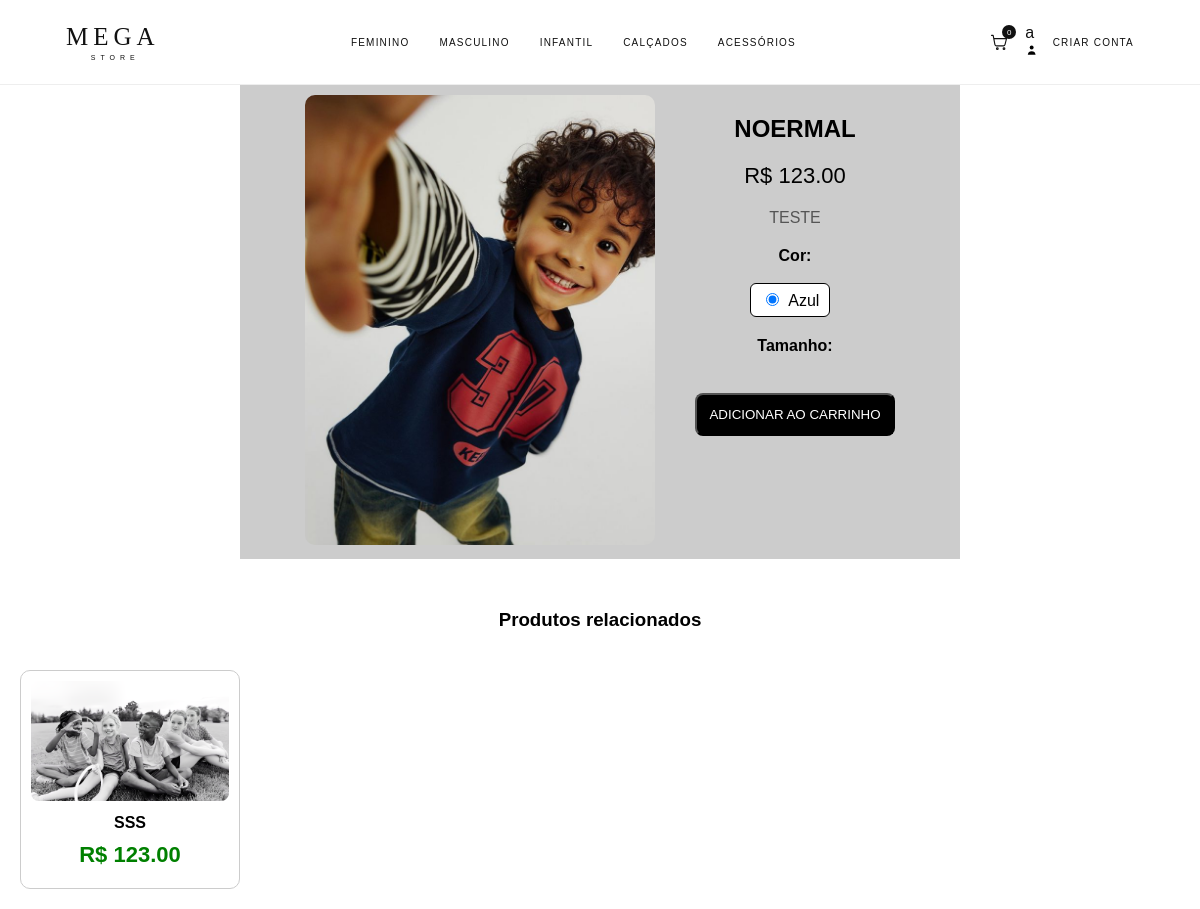
/produtos/Card_venda_produto.php?id_produto=1, run on the app's committed database.
### tables this page shows
CREATE TABLE `tb_imagem_produto` (
  `id_imagem` int(11) NOT NULL,
  `id_variacao` int(11) NOT NULL,
  `caminho_imagem` varchar(255) NOT NULL
);

CREATE TABLE `tb_produto` (
  `id_produto` int(11) NOT NULL,
  `nome_produto` varchar(255) NOT NULL,
  `descricao_produto` varchar(500) NOT NULL,
  `preco` double(10,2) NOT NULL,
  `id_categoria` int(11) NOT NULL,
  `id_genero` int(11) NOT NULL,
  `ativo` tinyint(1) NOT NULL,
  `data_cadastro` date NOT NULL,
  `selo` varchar(20) DEFAULT NULL
);

CREATE TABLE `tb_variacao_produto` (
  `id_variacao` int(11) NOT NULL,
  `id_produto` int(11) NOT NULL,
  `tamanho` varchar(5) NOT NULL,
  `cor` varchar(55) NOT NULL,
  `estoque` int(11) NOT NULL
);

### produtos/Card_venda_produto.php (the view, shortened to what this page needs)
<?php
include("../geral/conexao.php");
$id_produto = isset($_GET['id_produto']) ? (int)$_GET['id_produto'] : 0;
$sqlProduto = "SELECT p.*, ct.nome_categoria, gen.nome_genero
               FROM tb_produto p
               LEFT JOIN tb_categoria ct ON ct.id_categoria = p.id_categoria
               LEFT JOIN tb_genero gen ON gen.id_genero = p.id_genero
               WHERE p.id_produto = $id_produto
               LIMIT 1";
$rProduto = mysqli_query($con, $sqlProduto);
$prod = mysqli_fetch_assoc($rProduto);
$variacoes = [];
$imagemInicial = '';
$sqlVar = "SELECT vp.id_variacao, vp.cor, vp.tamanho, vp.estoque, ip.caminho_imagem
           FROM tb_variacao_produto vp
           LEFT JOIN tb_imagem_produto ip ON ip.id_variacao = vp.id_variacao
           WHERE vp.id_produto = $id_produto
           ORDER BY vp.id_variacao";
$rVar = mysqli_query($con, $sqlVar);
while ($v = mysqli_fetch_assoc($rVar)) {
    $cor = $v['cor'];
    $tamanho = $v['tamanho'];
    $estoque = (int)$v['estoque'];
    $imagem = $v['caminho_imagem'] ?? '';
    $id_variacao = (int)$v['id_variacao'];
    if (!isset($variacoes[$cor])) {
        $variacoes[$cor] = [
            'imagem' => '',
            'tamanhos' => []
        ];
    }
    if ($variacoes[$cor]['imagem'] === '' && $imagem !== '') {
        $variacoes[$cor]['imagem'] = $imagem;
        if ($imagemInicial === '') {
            $imagemInicial = $imagem;
        }
    }
    $variacoes[$cor]['tamanhos'][$tamanho] = [
        'estoque' => $estoque,
        'id_variacao' => $id_variacao
    ];
}
?>
<!DOCTYPE html>
<html lang="pt-br">
<head>
    <link rel="stylesheet" href="../geral/css/cabecalho.css">
</head>
<?php include __DIR__ . '/../mega-store/includes/header.php'; ?>
<center>
<?php if ($prod): ?>
    <div class="container">
        <div class="imagem">
            <img id="imagem-produto"
                 src="../produtos/uploads/<?php echo htmlspecialchars($imagemInicial); ?>"
                 alt="Imagem do produto">
        </div>
        <div class="info">
            <h2><?php echo htmlspecialchars($prod['nome_produto']); ?></h2>
            <div class="preco">
                R$ <?php echo htmlspecialchars($prod['preco']); ?>
            </div>
            <div class="descricao">
                <?php echo htmlspecialchars($prod['descricao_produto']); ?>
            </div>
            <div class="cores">
                <strong>Cor:</strong><br><br>
                <?php foreach ($variacoes as $cor => $dados): ?>
                    <label>
                        <input
                            type="radio"
                            name="cor"
                            value="<?php echo htmlspecialchars($cor); ?>"
                            data-img="../produtos/uploads/<?php echo htmlspecialchars($dados['imagem']); ?>"
                            onclick="selecionarCor(this)">
                        <?php echo htmlspecialchars($cor); ?>
                    </label>
                <?php endforeach; ?>
            </div>
        <form action="" method="POST">
            <div class="tamanhos">
                <strong>Tamanho:</strong><br><br>
            </div>
               <button  class="botao" type='submit' name="comprar"> ADICIONAR AO CARRINHO </button>
         </div>
    </div>
<?php endif;
    ?>
<?php
$sqlRel = "SELECT p.id_produto, p.nome_produto, p.preco,
           MIN(ip.caminho_imagem) AS caminho_imagem
           FROM tb_produto p
           LEFT JOIN tb_variacao_produto vp ON vp.id_produto = p.id_produto
           LEFT JOIN tb_imagem_produto ip ON ip.id_variacao = vp.id_variacao
           WHERE p.id_produto <> $id_produto
           GROUP BY p.id_produto, p.nome_produto, p.preco
           ORDER BY p.id_produto DESC
           LIMIT 10";
$rRel = mysqli_query($con, $sqlRel);
?>
<div class="relacionados">
    <h3>Produtos relacionados</h3>
    <div class="container-produtos">
        <?php while ($x = mysqli_fetch_assoc($rRel)): ?>
            <form method="get" action="Card_venda_produto.php">
                <button type="submit"
                        style="border:none; background:none; padding:0; width:100%;">
                    <div class="card-produto">
                        <img
                            src="../produtos/uploads/<?php echo htmlspecialchars($x['caminho_imagem'] ?? ''); ?>"
                            alt="Imagem do produto">
                        <h3><?php echo htmlspecialchars($x['nome_produto']); ?></h3>
                        <p class="preco">
                            R$ <?php echo "".$x['preco'].""; ?>
                        </p>
                    </div>
                </button>
            </form>
        <?php endwhile; ?>
    </div>
</div>
</center>
</body>
</html>

### produtos/Card_venda_produto.php (style rules this page uses)
.container { background-color: #ccc; width: 700px; padding: 10px; display: flex; gap: 40px; justify-content: center; }
.imagem img { width: 350px; height: 450px; object-fit: cover; border-radius: 10px; }
.info { max-width: 400px; }
.preco { font-size: 22px; margin: 10px 0; }
.descricao { margin: 20px 0; color: #555; }
.cores label { display: inline-block; margin-right: 10px; margin-bottom: 10px; cursor: pointer; padding: 6px 10px; border: 1px solid #000; border-radius: 6px; background: #fff; }
.cores input { margin-right: 6px; }
.tamanhos { margin-top: 10px; }
.botao { margin-top: 20px; padding: 12px; background: black; color: white; text-align: center; cursor: pointer; border-radius: 8px; }
.relacionados { margin-top: 50px; }
.container-produtos { display: grid; grid-template-columns: repeat(5, 1fr); gap: 15px; padding: 20px; }
.card-produto { border: 1px solid #ccc; border-radius: 10px; padding: 10px; text-align: center; background: #fff; transition: 0.3s; }
.card-produto img { width: 100%; height: 120px; object-fit: cover; border-radius: 8px; }
.card-produto h3 { font-size: 16px; margin: 10px 0 5px; }
.card-produto .preco { color: green; font-weight: bold; }

### data on the page
tb_imagem_produto: caminho_imagem (picture)
tb_produto: nome_produto "NOERMAL", preco "123.00", descricao_produto "TESTE"
tb_imagem_produto: id_variacao.cor "Azul"
tb_produto: nome_produto "SSS", preco "123.00"
